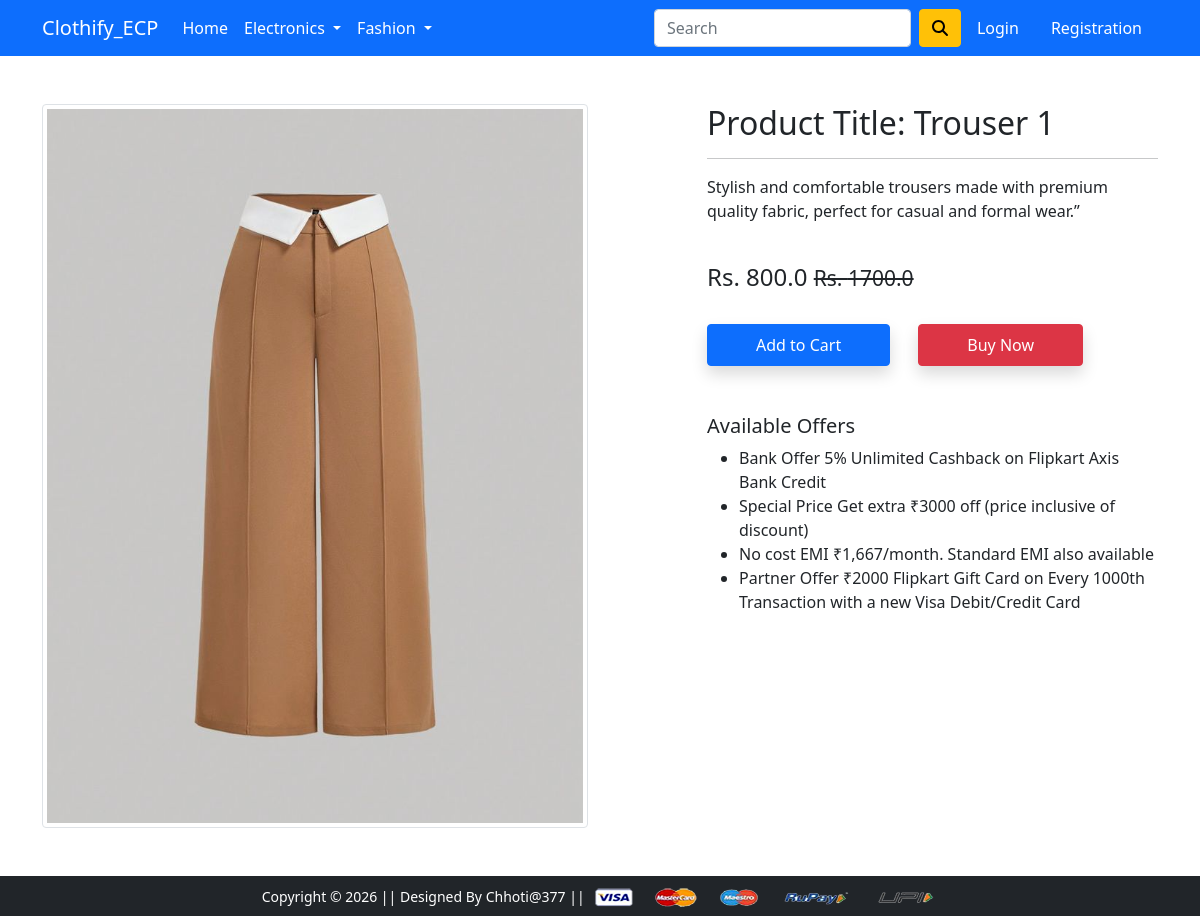
The app's page /product-detail/5 with its own data.
### app/models.py (models this page shows, shortened)
class Product(models.Model):
    title = models.CharField(max_length=100)
    selling_price = models.FloatField()
    discounted_price = models.FloatField()
    description = models.TextField()
    brand = models.CharField(max_length=100)
    category = models.CharField(choices=CATEGORY_CHOICES, max_length=2)
    product_image = models.ImageField(upload_to='productimg')

### app/views.py (the view)
# urls.py: path('product-detail/<int:pk>', views.ProductDetailView.as_view(), name='product-detail'),
class ProductDetailView(View):
 def get(self, request, pk):
  totalitem = 0
  product = Product.objects.get(pk=pk)
  item_already_in_cart = False
  if request.user.is_authenticated:
   totalitem = len(Cart.objects.filter(user=request.user))
   item_already_in_cart = Cart.objects.filter(Q(product=product.id) & Q(user=request.user)).exists()
  return render(request, 'app/productdetail.html', {'product':product, 'item_already_in_cart': item_already_in_cart, 'totalitem': totalitem})

### app/templates/app/productdetail.html (shortened to what this page needs)
{% extends 'app/base.html' %}
{% load static %}
{% block main-content %}
<div class="container my-5">
 <div class="row">
  <div class="col-sm-6 text-center align-self-center">
   <img src="{{product.product_image.url}}" alt="" class="img-fluid img-thumbnail">
  </div>
  <div class="col-sm-5 offset-sm-1">
   <h2>Product Title: {{product.title}}</h2>
   <hr>
   <p>{{product.description}}</p> <br>
   <h4>Rs. {{product.discounted_price}} <small class="fw-light text-decoration-line-through">Rs. {{product.selling_price}}</small></h4> <br>
{% if not request.user.is_authenticated %}
   <form action="/add-to-cart" class="d-inline">
    <button type="submit" class="btn btn-primary shadow px-5 py-2">Add to Cart</button>
   </form>
{% endif %}
   <a href="{% url 'checkout' %}" class="btn btn-danger shadow px-5 py-2 ms-4">Buy Now</a>
   <h5 class="mt-5">Available Offers</h5>
   <ul>
    <li>Bank Offer 5% Unlimited Cashback on Flipkart Axis Bank Credit</li>
    <li>Special Price Get extra ₹3000 off (price inclusive of discount)</li>
    <li>No cost EMI ₹1,667/month. Standard EMI also available</li>
    <li>Partner Offer ₹2000 Flipkart Gift Card on Every 1000th Transaction with a new Visa Debit/Credit Card</li>
   </ul>
  </div>
 </div>
</div>
{% endblock main-content %}

### records on screen
Product: product_image (picture), title "Trouser 1", description "Stylish and comfortable trousers made with premium quality fabric, perfect for casual and formal wear.”", discounted_price "800.0", selling_price "1700.0"
